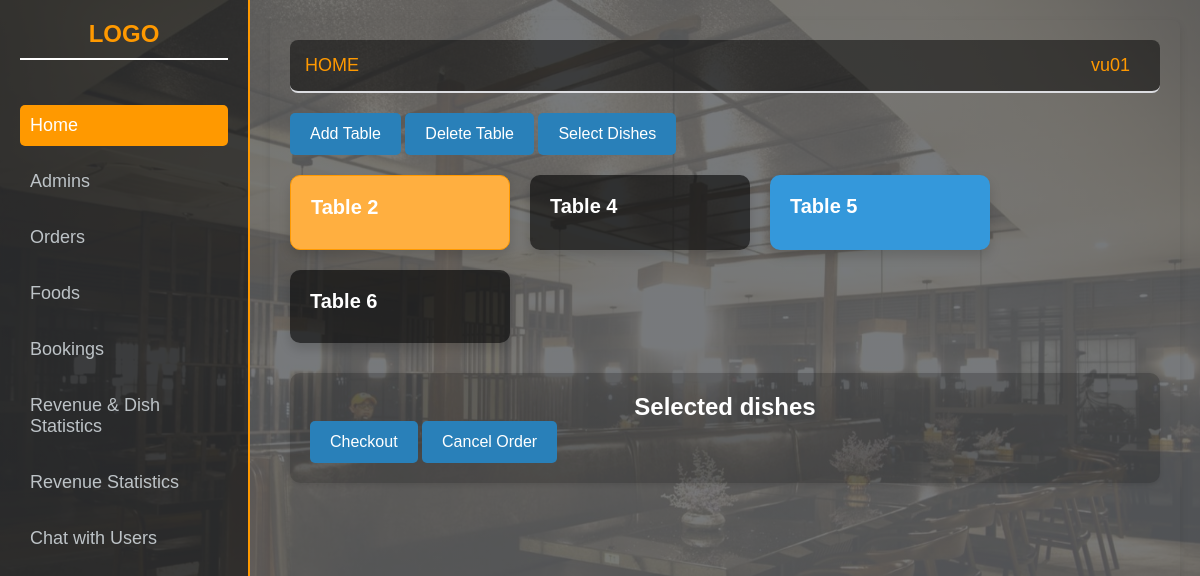
The page /admin_interface/admin.php (signed in) on the database as committed earlier.
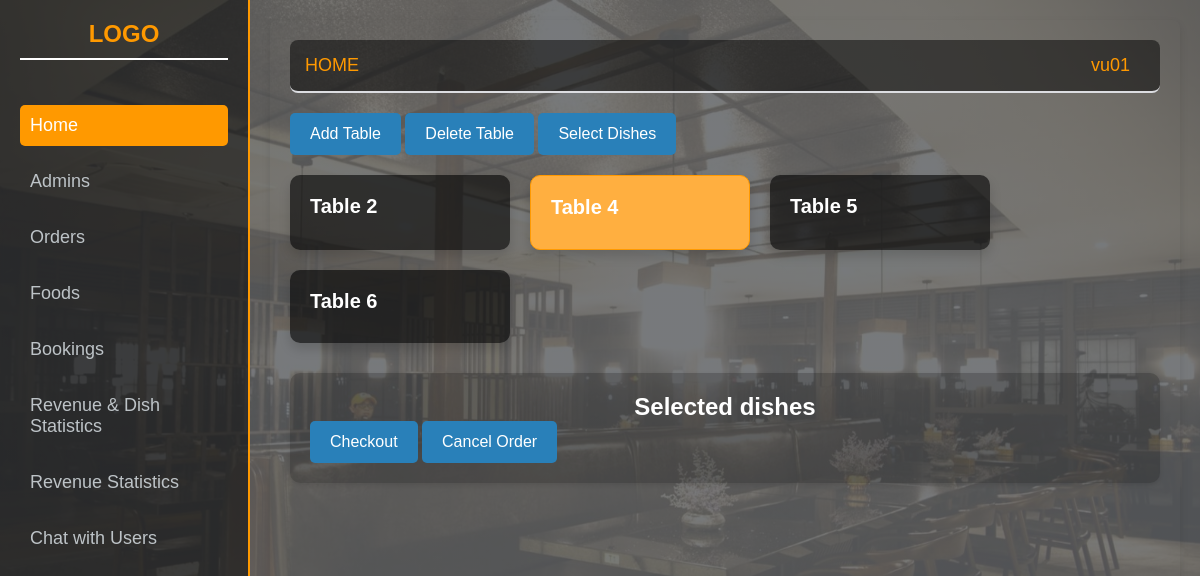
The same page on the database as committed later.
### admin_interface/admin.php (the view, shortened to what this page needs)
<?php
include ("config/config.php");
if (isset($_SESSION['user_name'])) {
    $userName = $_SESSION['user_name'];
} else {
    $userName = "USER";
}
$tablesQuery = "SELECT table_id, table_number,status FROM restaurant_table";
$tablesResult = $mysqli->query($tablesQuery);
?>
<!DOCTYPE html>
<html lang="en">
<head>
    <link rel="stylesheet" href="admin.css">
</head>
<body>
    <div class="sidebar">
        <h2>LOGO</h2>
        <ul>
            <li><a href="admin.php">Home</a></li>
            <li><a href="admins.php">Admins</a></li>
            <li><a href="orders.php">Orders</a></li>
            <li><a href="foods.php">Foods</a></li>
            <li><a href="books.php">Bookings</a></li>
            <li><a href="statistics.php" class="button">Revenue & Dish Statistics</a></li>
            <li><a href="statistical.php">Revenue Statistics</a></li>
            <li><a href="../chat.php">Chat with Users</a></li>
        </ul>
    </div>
    <div class="main-content">
        <div class="navbar">
            <a href="#">HOME</a>
            <div class="dropdown">
                <a href="#" class="user-btn"><?php echo htmlspecialchars($userName); ?></a>
            </div>
        </div>
        <button class="create-btn" id="openAddTableModal">Add Table</button>
        <button id="deleteTableBtn" class="create-btn">Delete Table</button>
        <button id="openMenuSelectionModal" class="create-btn">Select Dishes</button>
        <div class="dashboard">
            <div class="left-card-container">
                <div class="card-container">
                    <?php if ($tablesResult->num_rows > 0): ?>
                        <?php while ($table = $tablesResult->fetch_assoc()): ?>
                            <div class="card <?php echo ($table['status'] == 'occupied') ? 'occupied' : ($table['status'] == 'booked' ? 'booked' : ''); ?>"
                                data-id="<?php echo htmlspecialchars($table['table_id']); ?>">
                                <h3>Table <?php echo htmlspecialchars($table['table_number']); ?></h3>
                            </div>
                        <?php endwhile; ?>
                    <?php else: ?>
                        <p>No tables found.</p>
                    <?php endif; ?>
                </div>
            </div>
            <div class="menu-container" id="menuContainer">
                <center><h2>Selected dishes</h2></center>
                <button id="checkoutBtn" class="create-btn">Checkout</button>
                <button id="cancelOrderBtn" class="create-btn">Cancel Order</button>
            </div>
        </div>
    </div>
</body>
</html>

Rows that differ between the two databases and show on the page:
changed restaurant_table (number 1 of 4 on the later page): status "booked" → "empty" (drawn)
changed restaurant_table (number 2 of 4 on the later page): status "empty" → "booked" (drawn)
changed restaurant_table (number 3 of 4 on the later page): status "occupied" → "empty" (drawn)
